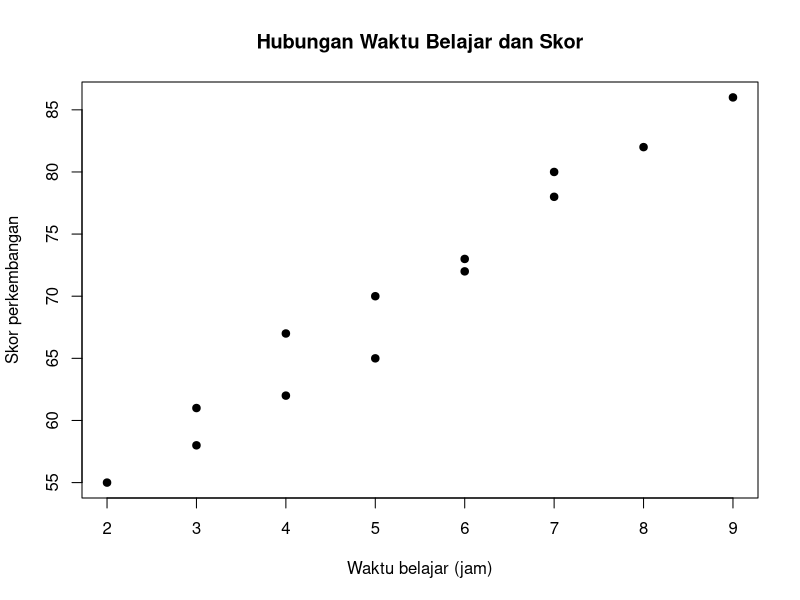
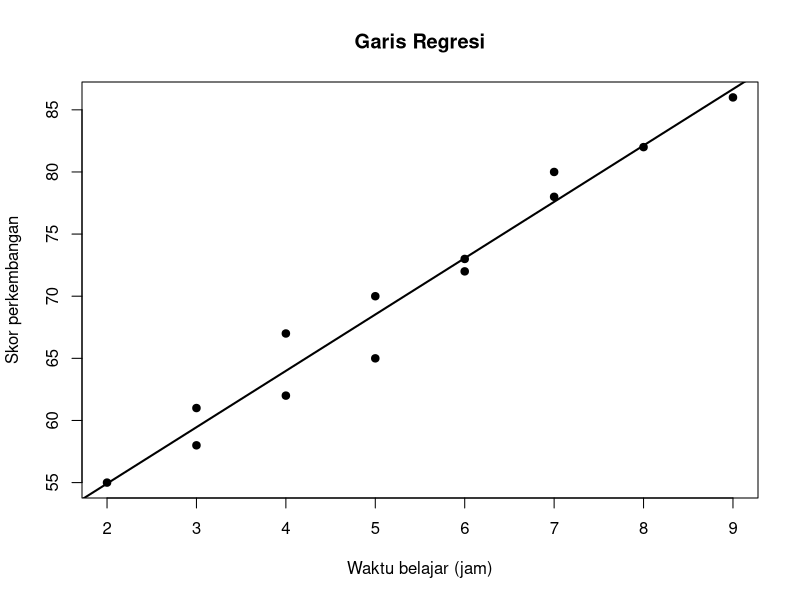
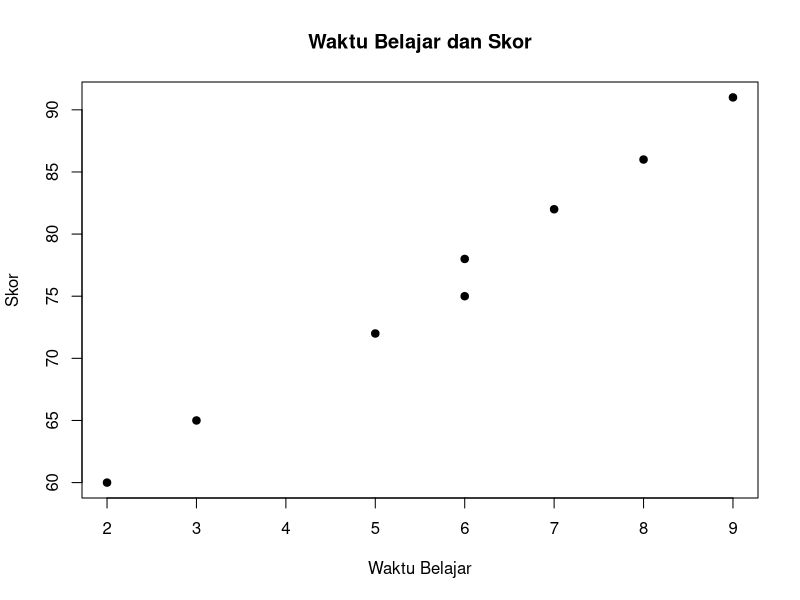
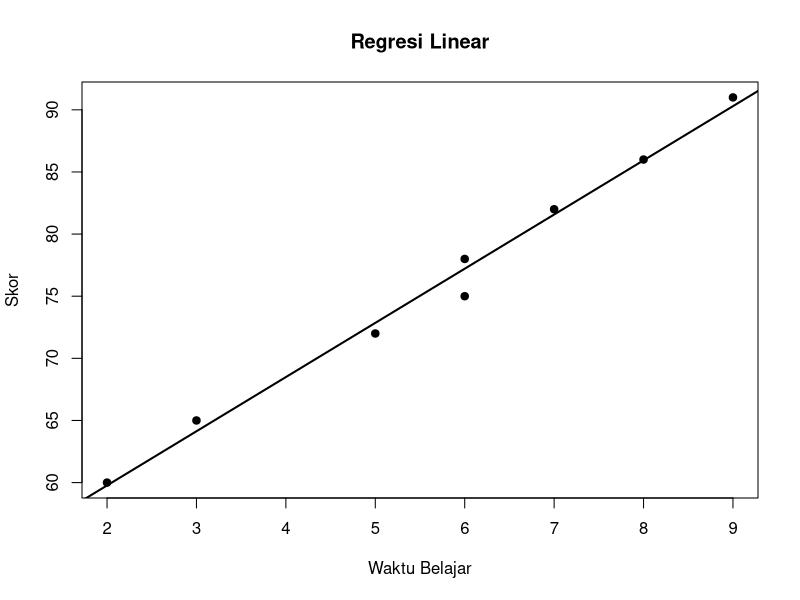

Source code (R) for these figures, in order:
## ---- chunk 1
#| echo: false
#| fig-width: 8
#| fig-height: 4.5

set.seed(123)

study <- data.frame(
  StudyTime = c(2,3,3,4,4,5,5,6,6,7,7,8,9),
  Score = c(55,58,61,62,67,65,70,73,72,78,80,82,86)
)

plot(
  study$StudyTime,
  study$Score,
  pch = 19,
  xlab = "Waktu belajar (jam)",
  ylab = "Skor perkembangan",
  main = "Hubungan Waktu Belajar dan Skor"
)
## ---- chunk 2
study
## ---- chunk 3
cor(
  study$StudyTime,
  study$Score
)
## ---- chunk 4
cor.test(
  study$StudyTime,
  study$Score
)
## ---- chunk 5
#| echo: false
#| fig-width: 8
#| fig-height: 4.5

model <- lm(Score ~ StudyTime, data = study)

plot(
  study$StudyTime,
  study$Score,
  pch = 19,
  xlab = "Waktu belajar (jam)",
  ylab = "Skor perkembangan",
  main = "Garis Regresi"
)

abline(model, lwd = 2)
## ---- chunk 6
student <- data.frame(
  ID = LETTERS[1:8],
  Attendance = c(95,90,80,75,98,70,85,92),
  StudyTime = c(8,6,5,3,9,2,6,7),
  Score = c(86,78,72,65,91,60,75,82)
)

student
## ---- chunk 7
plot(
  student$StudyTime,
  student$Score,
  pch = 19,
  xlab = "Waktu Belajar",
  ylab = "Skor",
  main = "Waktu Belajar dan Skor"
)
## ---- chunk 8
cor(
  student$StudyTime,
  student$Score
)
## ---- chunk 9
model <- lm(
  Score ~ StudyTime,
  data = student
)

summary(model)
## ---- chunk 10
plot(
  student$StudyTime,
  student$Score,
  pch = 19,
  xlab = "Waktu Belajar",
  ylab = "Skor",
  main = "Regresi Linear"
)

abline(
  model,
  lwd = 2
)
